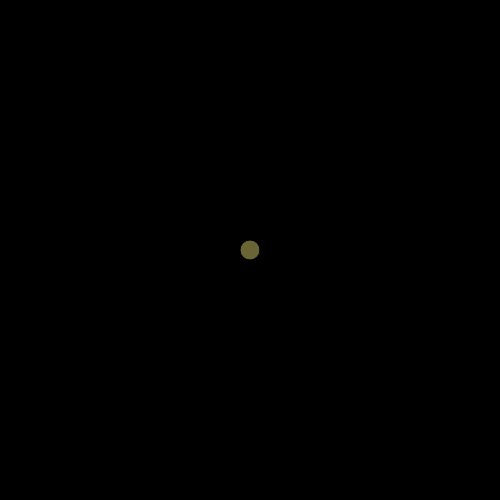
Frame 1 (no input)
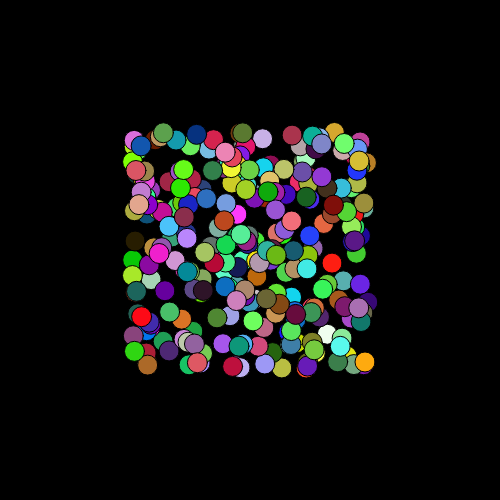
Frame 60 (no input)
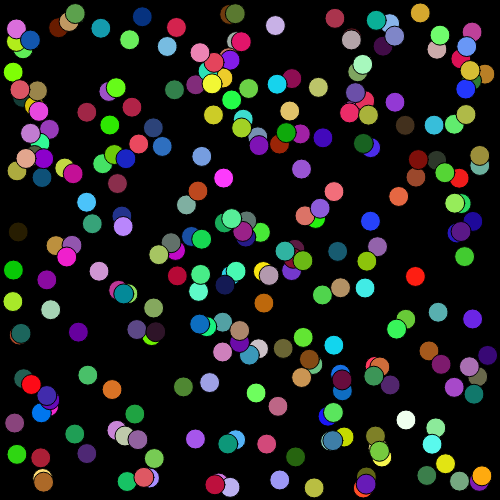
Frame 120 (the mouse pressed at the canvas centre since frame 60)

The p5.js sketch that drew these frames (run headless with seeded random() and noise() and a simulated clock; from frame 60 on, the mouse is pressed at the canvas centre):

// p5.js sketch
// ── sketch.js


//You can use a variable in an array for example here he used ballcount so you don’t have to constantly add 0s but just give it a number.

// arrays
 
 //0,1,2,3


let ballcount = 270;
let xlist =      new Array(ballcount);
let ylist =      new Array(ballcount);
let speedxlist = new Array(ballcount);
let speedylist = new Array(ballcount);
let kolors = new Array(ballcount);


function setup() {
 createCanvas(500,500);
 background(20);
 fill(255);
 
//colorMode(HSB);
 for (let i = 0; i < xlist.length; i++) {
 // ball i init
 xlist[i] = width/2;
 ylist[i] = height/2;
 speedxlist[i] = random(-2,2);
 speedylist[i] = random(-2,2);
 kolors[i] = color( random(255), random(255), random(255));


 }


}


function draw() {
 background(0);




 for (let i = 0; i < xlist.length; i++) {
fill(kolors[i]);
ellipse(xlist[i],ylist[i], 20, 20);
xlist[i]+=speedxlist[i];
ylist[i]+=speedylist[i];


 }  // 4 balls are updated


}
